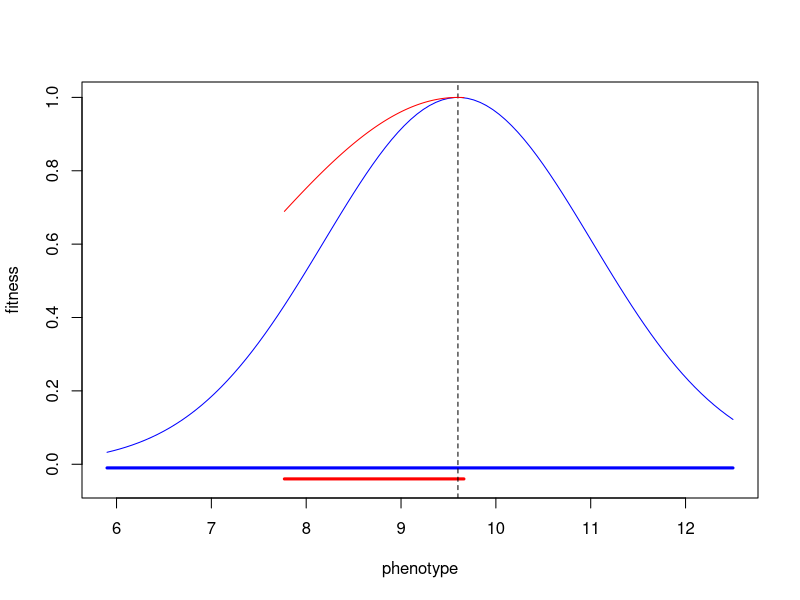

Source code (R):
dat <- read.csv("../../results/selection simulation results/parameters.csv")

getW <- function(low, high, opt, sigma){
  obs <- seq(from=low, to=high, length.out=100)
  numer <- (obs - opt)^2
  denom <- (2 * sigma)^2
  w <- exp(-(numer / denom))
  return(list(w, obs))
}


xlims <- c(min(dat[1,1:4]), max(dat[1,1:4]))
ylims <- c(-.05,1)
plot(x=0,y=0,xlim=xlims,ylim=ylims,col="white",
     xlab="phenotype", ylab="fitness")
lines(x=c(dat[1,1],dat[1,2]),y=c(-0.01,-0.01), lwd=3,col="blue")
lines(x=c(dat[1,3],dat[1,4]),y=c(-0.04,-0.04), lwd=3,col="red")
abline(v=dat[1,5],lty=2)
fitdatgen <- getW(dat$low.gen[1],
                  dat$high.gen[1], 
                  dat$opt[1],
                  dat$sigma1[1])
fitdatinf <- getW(dat$low.inf[1],
                  dat$high.inf[1], 
                  dat$opt[1],
                  dat$sigma2[1])
lines(x=fitdatgen[[2]],
      y=fitdatgen[[1]],
      col="blue")
lines(x=fitdatinf[[2]],
      y=fitdatinf[[1]],
      col="red")
